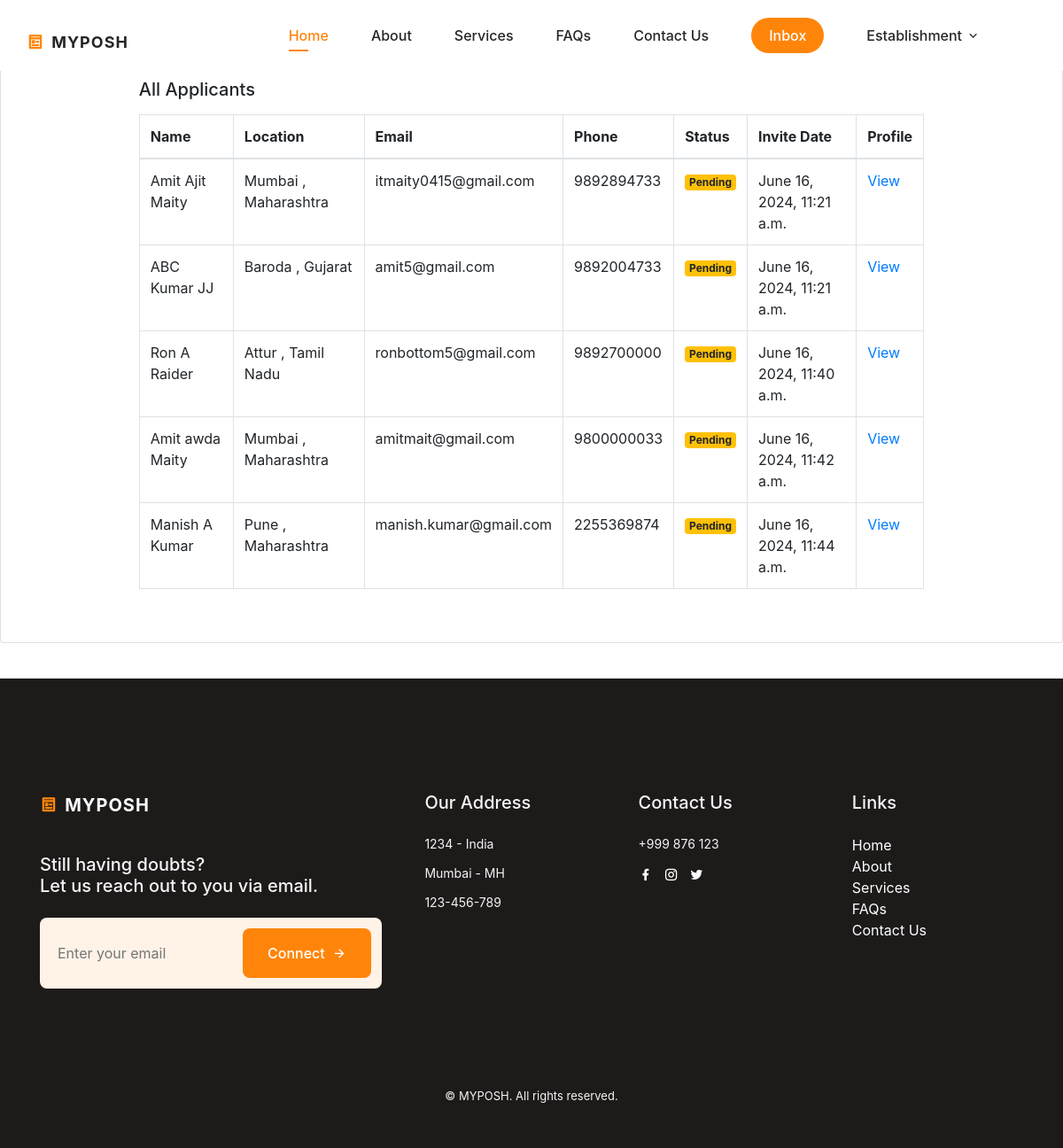
The page /all-invites/ (signed in) on the database its author committed.
### posh/models.py (models this page shows)
class PoshUser(AbstractBaseUser, PermissionsMixin):
    username = models.CharField(max_length=100, unique=True, primary_key=True)
    email = models.EmailField(unique=True, blank=False)
    phone = models.CharField(max_length=15, unique=True, blank=False)
    start_date = models.DateTimeField(default=timezone.now)
    is_staff = models.BooleanField(default=False)
    is_active = models.BooleanField(default=False)
    type = models.CharField(max_length=50, blank=False)  # To distinguish between user types
    objects = PoshUserManager()
    USERNAME_FIELD = 'username'
    REQUIRED_FIELDS = ['email', 'phone']

class IndividualUser(PoshUser):
    prefix = models.CharField(max_length=10, blank=False)
    fname = models.CharField(max_length=150, blank=False)
    mname = models.CharField(max_length=150, blank=False)
    lname = models.CharField(max_length=150, blank=False)
    dob = models.DateField(blank=False)
    gender = models.CharField(max_length=10, blank=False)
    occupation = models.CharField(max_length=100, blank=False)
    state = models.CharField(max_length=100, blank=False)
    city = models.CharField(max_length=100, blank=False)
    pincode = models.CharField(max_length=10, blank=False)
    profile_pic = models.ImageField(blank=True, upload_to='users/')
    aadhar = models.CharField(max_length=20, blank=True)
    marital = models.CharField(max_length=10, blank=True)
    description = models.TextField(max_length=500, blank=True)
    current_member = models.CharField(max_length=10, blank=True)
    association = models.CharField(max_length=10, blank=True)
    firm_name = models.CharField(max_length=150, blank=True)
    firm_uid = models.CharField(max_length=15, blank=True)
    is_visible = models.BooleanField(default=False)
    timestamp = models.DateTimeField(auto_now_add=True)
    class Meta:
        verbose_name = 'Individual User'
        verbose_name_plural = 'Individual Users'

class PoshUser(AbstractBaseUser, PermissionsMixin):
    username = models.CharField(max_length=100, unique=True, primary_key=True)
    email = models.EmailField(unique=True, blank=False)
    phone = models.CharField(max_length=15, unique=True, blank=False)
    start_date = models.DateTimeField(default=timezone.now)
    is_staff = models.BooleanField(default=False)
    is_active = models.BooleanField(default=False)
    type = models.CharField(max_length=50, blank=False)  # To distinguish between user types
    objects = PoshUserManager()
    USERNAME_FIELD = 'username'
    REQUIRED_FIELDS = ['email', 'phone']

class RecruitUser(models.Model):
    status_choices = (
        ("Accepted", "Accepted"),
        ("Declined", "Declined"),
        ("Pending", "Pending"),
    )
    establishment_id = models.ForeignKey(EstablishmentUser, on_delete=models.CASCADE, related_name='establishment_id')
    user_id = models.ForeignKey(settings.AUTH_USER_MODEL, on_delete=models.CASCADE, related_name='user_id')
    timestamp = models.DateTimeField(auto_now_add=True)
    status= models.CharField(max_length=20, choices=status_choices)

### posh/views.py (the view)
# urls.py: path('all-invites/', views.all_invites, name="all_invites"),
def all_invites(request):
    combined_data = []
    establisments = request.user.establishmentuser
    applicants = RecruitUser.objects.filter(establishment_id=establisments)
    user_ids = applicants.values_list('user_id', flat=True)
    for user_id in user_ids:
        posh_user = PoshUser.objects.get(username=user_id)
        individual_user = IndividualUser.objects.get(username=posh_user)
        establishment_data = RecruitUser.objects.get(user_id=posh_user, establishment_id=establisments)
        combined_data.append({
            'individual_user': individual_user,
            'establishment_data': establishment_data
        })
    context = {
        'combined_data': combined_data
    }
    return render(request, 'search_portal/all_invites.html', context)

### posh/templatetags/get_group.py (called while the page is built)
@register.filter(name='has_group')
def has_group(user, group_name):
    return user.groups.filter(name=group_name).exists()

### posh/templates/search_portal/all_invites.html (shortened to what this page needs)
{% extends "base.html" %}
{% load static %}
{% block stylescss %}
<link rel="stylesheet" href="https://stackpath.bootstrapcdn.com/bootstrap/4.5.2/css/bootstrap.min.css">
<link rel="stylesheet" href="https://cdnjs.cloudflare.com/ajax/libs/font-awesome/4.7.0/css/font-awesome.min.css">
{% endblock %}
{% block content %}
<div class="tab-pane mt-5 card" id="account-service">
    <div class="card-body pb-2">
        <div class="form-group">
                <div class="card-body mx-auto" style="width: 80%;">
                    <h5 class="card-title mb-3" >All Applicants</h5>
                    <table class="table table-bordered">
                        <thead>
                            <tr>
                                <th scope="col">Name</th>
                                <th scope="col">Location</th>
                                <th scope="col">Email</th>
                                <th scope="col">Phone</th>
                                <th scope="col">Status</th>
                                <th scope="col">Invite Date</th>
                                <th scope="col">Profile</th>
                            </tr>
                        </thead>
                        <tbody>
                            {% for data in combined_data %}
                            <tr>
                                <td>{{ data.individual_user.fname }} {{ data.individual_user.mname }} {{ data.individual_user.lname }}</td>
                                <td>{{ data.individual_user.city }}, {{ data.individual_user.state }}</td>
                                <td>{{ data.individual_user.email }}</td>
                                <td>{{ data.individual_user.phone }}</td>
                                {% if data.establishment_data.status == "Accepted" %}
                                    <td><span class="badge bg-success">{{ data.establishment_data.status }}</span></td>
                                {% elif data.establishment_data.status == "Declined" %}
                                    <td><span class="badge bg-danger">{{ data.establishment_data.status }}</span></td>
                                {% else %}
                                <td><span class="badge bg-warning">{{ data.establishment_data.status }}</span></td>
                                {% endif %}
                                <td>{{ data.establishment_data.timestamp }}</td>
                                <td><a href="{% url 'user_details' data.individual_user.username %}">View</a></td>
                            </tr>
                            {% endfor %}
                        </tbody>
                    </table>
            </div>
        </div>
    </div>
</div>
{% endblock %}

### static/assets/css/main.css (style rules this page uses)
:root { --header-height: 3.5rem; --first-color: hsl(30, 100%, 52%); --first-color-alt: hsl(29, 54%, 73%); --first-color-light: hsl(30, 100%, 85%); --first-color-lighten: hsl(30, 100%, 95%); --title-color: hsl(30, 3%, 15%); --text-color: hsl(30, 4%, 25%); --text-color-light: hsl(30, 4%, 45%); --body-color: hsl(30, 0%, 100%);; --container-color: #FFF; --background-footer-color: rgb(29, 26, 26); --footer-text-color: rgb(245, 244, 244); --body-font: 'Poppins', sans-serif; --big-font-size: 2rem; --h1-font-size: 1.5rem; --h2-font-size: 1.25rem; --h3-font-size: 1rem; --normal-font-size: .938rem; --small-font-size: .813rem; --smaller-font-size: .75rem; --font-medium: 500; --font-semi-bold: 600; --mb-0-5: .5rem; --mb-0-75: .75rem; --mb-1: 1rem; --mb-1-5: 1.5rem; --mb-2: 2rem; --mb-2-5: 2.5rem; --z-tooptip: 10; --z-fixed: 100; }
@media screen and (min-width: 1000px) { :root { --big-font-size: 3.5rem; --h1-font-size: 2.25rem; --h2-font-size: 1.5rem; --h3-font-size: 1.25rem; --normal-font-size: 1rem; --small-font-size: .875rem; --smaller-font-size: .813rem; } }
* { box-sizing: border-box; padding: 0; margin: 0; text-decoration: none !important; }
html { scroll-behavior: smooth; }
body, button, input, textarea { font-family: var(--body-font); font-size: var(--normal-font-size); }
body { margin: var(--header-height) 0 0 0; background-color: var(--body-color); color: var(--text-color); transition: .4s; }
a { max-width: 100%; height: auto; }
@media screen and (min-width: 767px) { body { margin: 0; } }

### static/assets/css/profile.css (style rules this page uses)
:root { --header-height: 3.5rem; --first-color: hsl(30, 100%, 52%); --first-color-alt: hsl(29, 54%, 73%); --first-color-light: hsl(30, 100%, 85%); --first-color-lighten: hsl(30, 100%, 95%); --title-color: hsl(30, 3%, 15%); --text-color: hsl(30, 4%, 25%); --text-color-light: hsl(30, 4%, 45%); --body-color: hsl(30, 0%, 100%);; --container-color: #FFF; --background-footer-color: rgb(29, 26, 26); --footer-text-color: rgb(245, 244, 244); --body-font: 'Poppins', sans-serif; --big-font-size: 2rem; --h1-font-size: 1.5rem; --h2-font-size: 1.25rem; --h3-font-size: 1rem; --normal-font-size: .938rem; --small-font-size: .813rem; --smaller-font-size: .75rem; --font-medium: 500; --font-semi-bold: 600; --mb-0-5: .5rem; --mb-0-75: .75rem; --mb-1: 1rem; --mb-1-5: 1.5rem; --mb-2: 2rem; --mb-2-5: 2.5rem; --z-tooptip: 10; --z-fixed: 100; }
@media screen and (min-width: 1000px) { :root { --big-font-size: 3.5rem; --h1-font-size: 2.25rem; --h2-font-size: 1.5rem; --h3-font-size: 1.25rem; --normal-font-size: 1rem; --small-font-size: .875rem; --smaller-font-size: .813rem; } }
html { scroll-behavior: smooth; }
body, button, input, textarea { font-family: var(--body-font); font-size: var(--normal-font-size); }
body { margin: var(--header-height) 0 0 0; background-color: var(--body-color); color: var(--text-color); transition: .4s; margin-top: 6rem; }
a { max-width: 100%; height: auto; }

### rows shown on the page
IndividualUser: individual_user.fname "Amit", individual_user.mname "Ajit", individual_user.lname "Maity", individual_user.city "Mumbai", individual_user.state "Maharashtra", individual_user.email "itmaity0415@gmail.com", individual_user.phone "9892894733", establishment_data.status "Pending", establishment_data.timestamp "June 16, 2024, 11:21 a.m."
IndividualUser: individual_user.fname "ABC", individual_user.mname "Kumar", individual_user.lname "JJ", individual_user.city "Baroda", individual_user.state "Gujarat", individual_user.email "amit5@gmail.com", individual_user.phone "9892004733", establishment_data.status "Pending", establishment_data.timestamp "June 16, 2024, 11:21 a.m."
IndividualUser: individual_user.fname "Ron", individual_user.mname "A", individual_user.lname "Raider", individual_user.city "Attur", individual_user.state "Tamil Nadu", individual_user.email "ronbottom5@gmail.com", individual_user.phone "9892700000", establishment_data.status "Pending", establishment_data.timestamp "June 16, 2024, 11:40 a.m."
IndividualUser: individual_user.fname "Amit", individual_user.mname "awda", individual_user.lname "Maity", individual_user.city "Mumbai", individual_user.state "Maharashtra", individual_user.email "amitmait@gmail.com", individual_user.phone "9800000033", establishment_data.status "Pending", establishment_data.timestamp "June 16, 2024, 11:42 a.m."
IndividualUser: individual_user.fname "Manish", individual_user.mname "A", individual_user.lname "Kumar", individual_user.city "Pune", individual_user.state "Maharashtra", individual_user.email "manish.kumar@gmail.com", individual_user.phone "2255369874", establishment_data.status "Pending", establishment_data.timestamp "June 16, 2024, 11:44 a.m."
